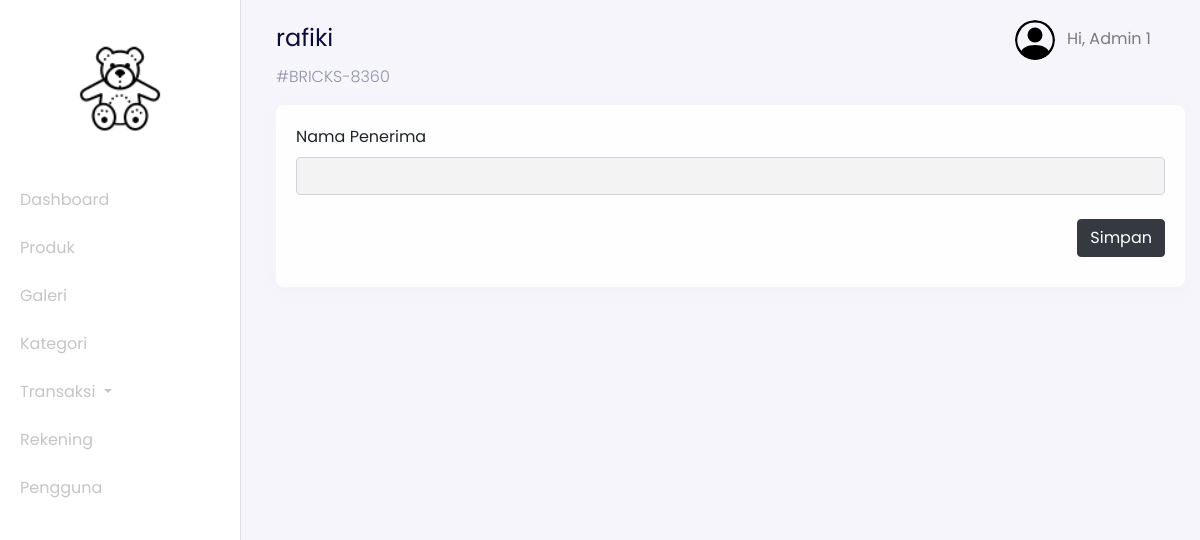
Page /admin?page=transactions-receiver&id=8 (signed in) on the committed database.
### tables this page shows
CREATE TABLE `users` (
  `id_user` int(11) NOT NULL,
  `name` varchar(255) NOT NULL,
  `email` varchar(255) NOT NULL,
  `password` varchar(255) NOT NULL,
  `address` text DEFAULT NULL,
  `phone_number` varchar(255) NOT NULL,
  `postal_code` varchar(191) NOT NULL,
  `roles` varchar(255) NOT NULL
);

CREATE TABLE `transactions` (
  `id_transaction` int(11) NOT NULL,
  `user_id` int(11) NOT NULL,
  `total_price` int(11) NOT NULL,
  `city` varchar(255) NOT NULL,
  `rekening_id` int(11) NOT NULL,
  `transaction_status` varchar(255) NOT NULL,
  `weight_total` int(11) NOT NULL,
  `delivered` int(11) NOT NULL,
  `photo_transaction` varchar(255) NOT NULL,
  `code` varchar(255) NOT NULL,
  `receiver` varchar(255) NOT NULL,
  `time_arrived` timestamp NULL DEFAULT NULL,
  `created_at` timestamp NOT NULL DEFAULT current_timestamp()
);

### config/config.php (called while the page is built, shortened)
<?php
$host = 'localhost';
$user = 'root';
$password = '';
$dbname = 'bricks';
$conn = mysqli_connect($host, $user, $password, $dbname);
function query($query)
{
    global $conn;
    $result = mysqli_query($conn, $query);
    $rows = [];
    while ($row = mysqli_fetch_assoc($result)) {
        $rows[] = $row;
    }
    return $rows;
}

### admin/transaction/dashboard-transactions-receiver.php (the view, shortened to what this page needs)
<?php
$idTransaction = $_GET["id"];
?>
  <nav
  class="navbar navbar-expand-lg navbar-light navbar-store fixed-top"
  data-aos="fade-down"
>
  <div class="container-fluid">
    <div class="collpase navbar-collapse" id="navbarResponsive">
      <ul class="navbar-nav d-none d-lg-flex ml-auto">
        <li class="nav-item dropdown">
          <a
            href="#"
            class="nav-link"
            id="navbarDropdown"
            role="button"
            data-toggle="dropdown"
          >
          <img
              src="../assets/images/person-circle.svg"
              alt="profile"
              height="40px"
              class="rounded-circle mr-2 profile-picture"
            />
            <?php
              $id_user = $_SESSION['user'];
              $user = query("SELECT * FROM users WHERE id_user = $id_user")[0];
            ?>
            Hi, <?= $user["name"]; ?>
          </a>
        </li>
      </ul>
    </div>
  </div>
</nav>
  <div class="section-content section-dashboard-home" data-aos="fade-up">
    <div class="container-fluid">
      <div class="dashboard-heading">
      <?php
        $transactionMain = query("SELECT * FROM transactions INNER JOIN users ON transactions.user_id = users.id_user WHERE id_transaction = $idTransaction")[0];
      ?>
        <h2 class="dashboard-title"><?= $transactionMain["name"]; ?></h2>
        <p class="dashboard-subtitle">#<?= $transactionMain["code"]; ?></p>
      </div>
      <div class="dashboard-content store-cart">
        <div class="row">
          <div class="col-12">
            <div class="card">
              <div class="card-body pb-0">
              <form action="" method="POST">
                  <div class="row" data-aos="fade-up" data-aos-delay="100">
                      <div class="col-md-12">
                        <div class="form-group">
                          <label for="penerima">Nama Penerima</label>
                          <input type="text" name="penerima" id="penerima" class="form-control">
                          <div class="text-right">
                            <button type="submit" name="terkirim" class="btn btn-dark mt-4">Simpan</button>
                          </div>
                        </div>
                      </div>
                  </div>
                </form>
              </div>
            </div>
          </div>
        </div>
      </div>
    </div>
  </div>

### rows in the picture
users: name "Admin 1"
transactions: user.name "rafiki", code "BRICKS-8360"
